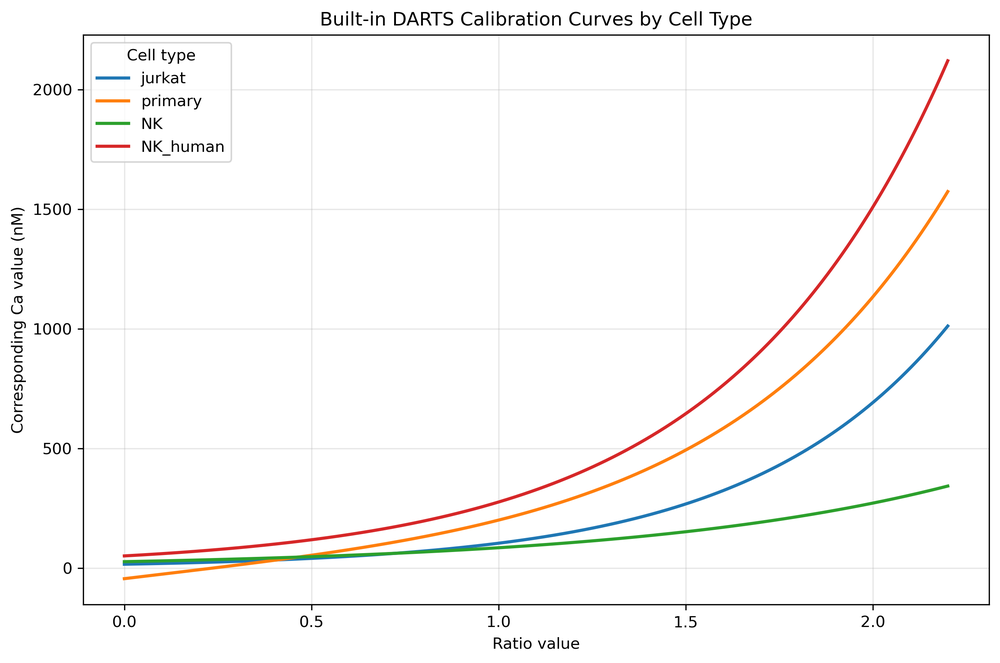
#> input picture helper/Calibrationscurve.png, 1000 x 663 px, shrunk from 2667 x 1768 before the run
$ python count_red_pixels.py Calibrationscurve.png
#> lines starting #> are read from the running program, lines starting #| are printed output that depends on the picture; after the words box and inside, x2 and y2 are one past the last pixel; in counts of white or black regions, pixels touching at a corner belong together
#!/usr/bin/env python3
"""
Small helper script to count "red" pixels in an image (e.g., tracks_overlay_frame*.png).

Definition of red: channel R is strictly greater than both G and B (optionally with a margin).
"""

import argparse
import sys

import imageio.v2 as iio
import numpy as np


def count_red_pixels(path: str, margin: int = 0) -> int:
    """
    Count pixels where R > G + margin and R > B + margin.
    """
#> called with path = 'Calibrationscurve.png', margin = 0
    img = iio.imread(path)
#> img is the input picture: shape (663, 1000, 4); mean R, G, B, A 249.4, 248.7, 247.9, 255
    if img.ndim < 3 or img.shape[2] < 3:
        raise ValueError("Image does not have at least 3 channels.")
    r = img[..., 0].astype(np.int32)
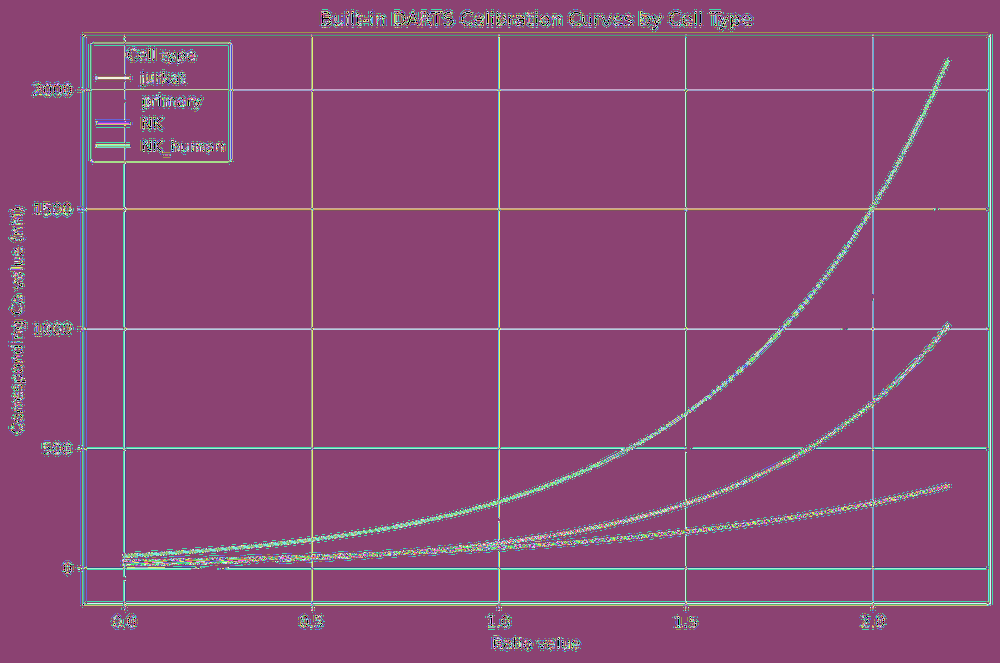
#> r: shape (663, 1000) int32; 256 distinct labels, from 0 to 255; one colour per label, 0 black
    g = img[..., 1].astype(np.int32)
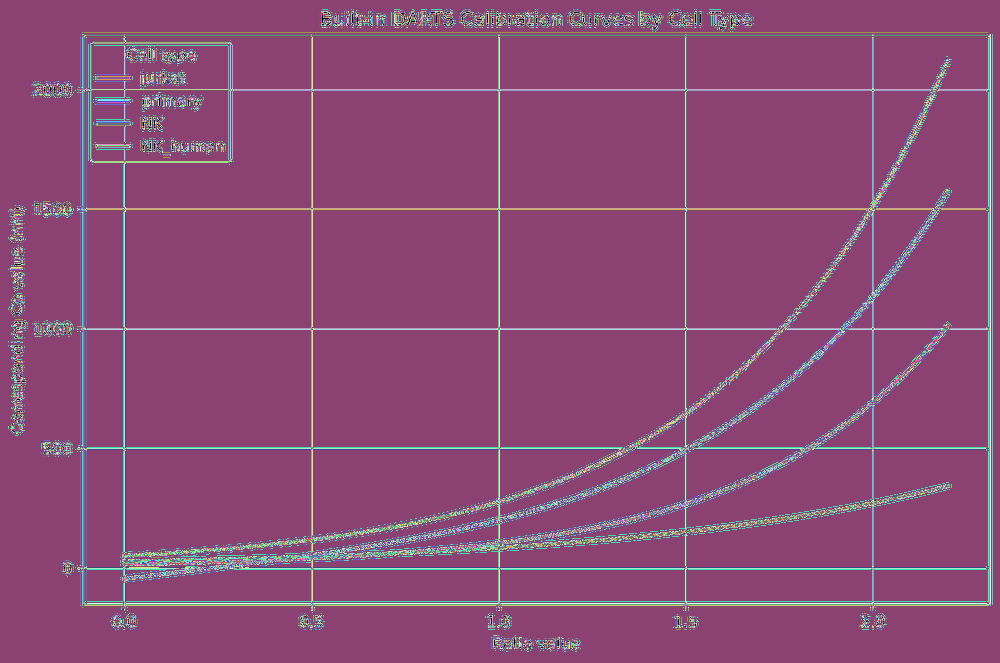
#> g: shape (663, 1000) int32; 256 distinct labels, from 0 to 255; one colour per label, 0 black
    b = img[..., 2].astype(np.int32)
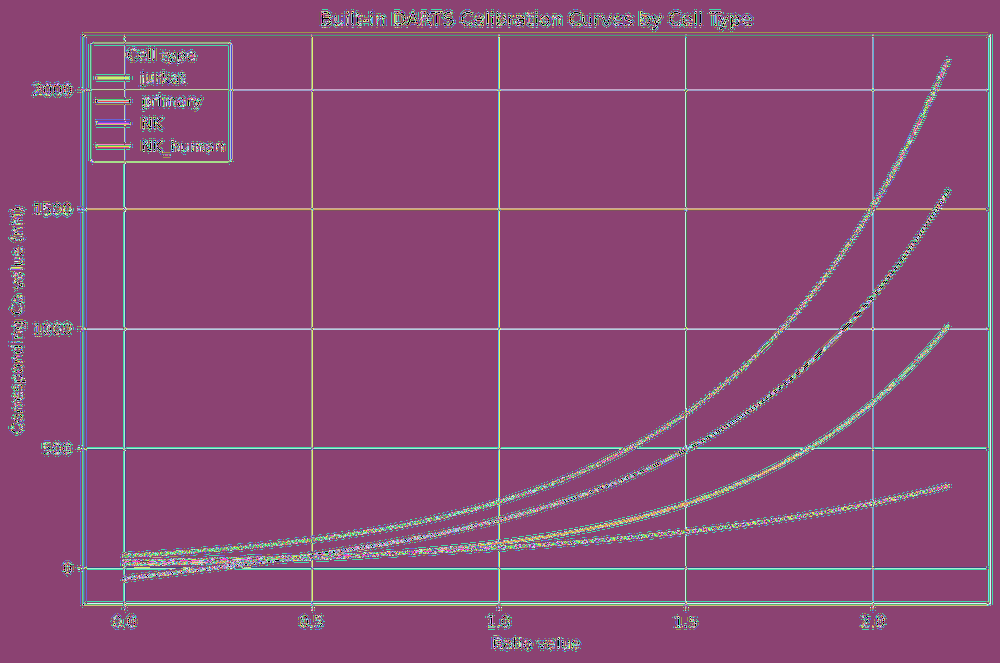
#> b: shape (663, 1000) int32; 256 distinct labels, from 0 to 255; one colour per label, 0 black
    red_mask = (r > g + margin) & (r > b + margin)
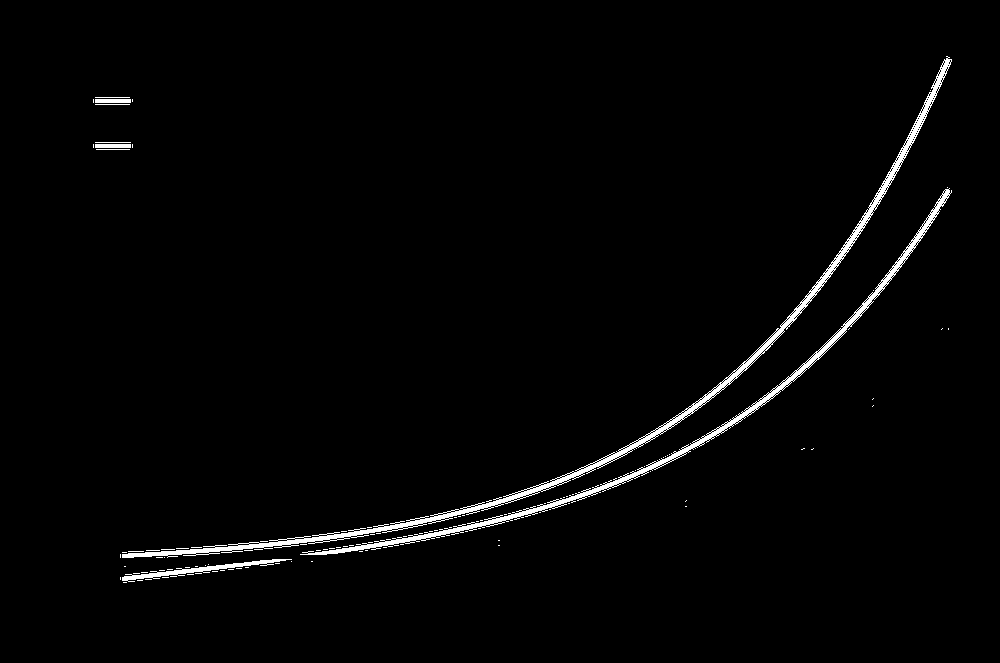
#> red_mask: shape (663, 1000) bool; 1.9% white; 107 white regions (98 under 20 px), largest, box (x1, y1, x2, y2) and area: (122, 56, 952, 558) 6324, (300, 188, 952, 555) 4381, (122, 559, 292, 582) 746
    return int(red_mask.sum())


def main(argv: list[str]) -> int:
    parser = argparse.ArgumentParser(description="Count red pixels in an image.")
    parser.add_argument("image", help="Path to PNG/JPEG/etc. image")
    parser.add_argument("--margin", type=int, default=0,
                        help="Minimum margin by which R must exceed G and B (default: 0)")
    args = parser.parse_args(argv)

    try:
        total = count_red_pixels(args.image, args.margin)
#> total = 12297
    except Exception as exc:  # pragma: no cover - simple CLI helper
        print(f"Error: {exc}", file=sys.stderr)
        return 1

    print(f"Red pixels: {total}")
#| Red pixels: 12297
    return 0


if __name__ == "__main__":
    raise SystemExit(main(sys.argv[1:]))
#> (the program exits here)
